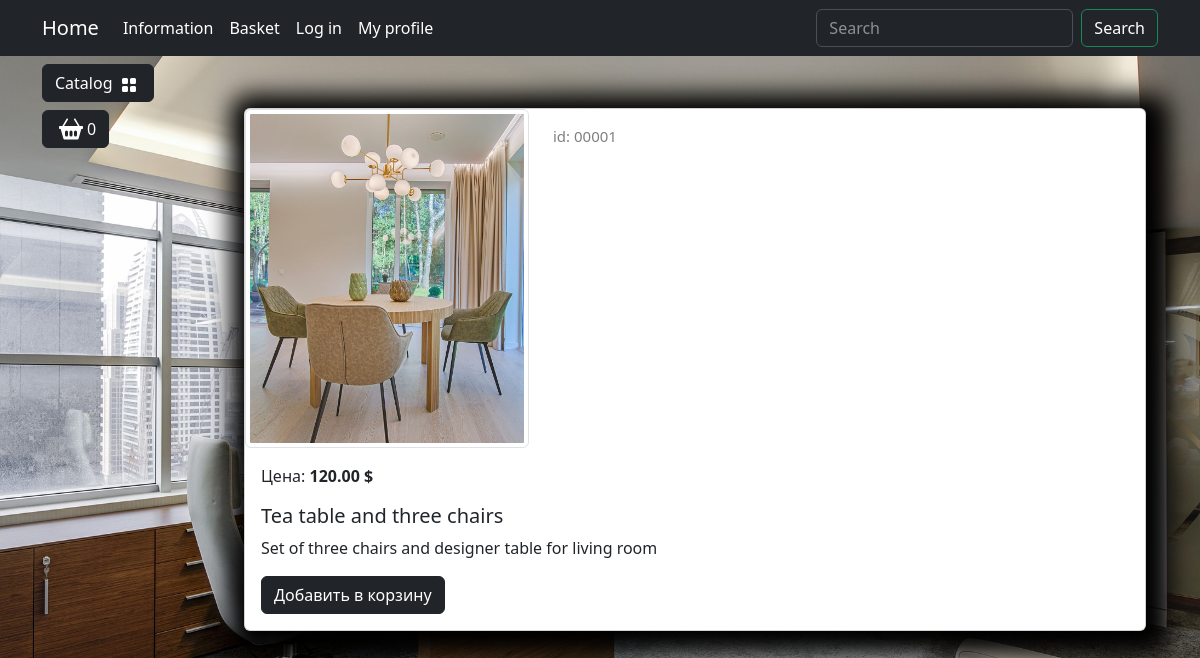
The page /catalog/product/tea-table-and-three-chairs/ on the database its author committed.
### goods/models.py (models this page shows, shortened)
class Products(models.Model):
    name = models.CharField(max_length=150, unique=True)
    slug = models.SlugField(max_length=200, unique=True, blank=True, null=True)
    description = models.TextField(blank=True, null=True)
    image = models.ImageField(upload_to='goods_images', blank=True, null=True)
    price = models.DecimalField(default=0.00,max_digits=7, decimal_places=2)
    discount = models.DecimalField(default=0.00,max_digits=4, decimal_places=2)
    quantity = models.PositiveIntegerField(default=0)
    category = models.ForeignKey(to=Category, on_delete=models.CASCADE)
    class Meta:
        db_table = 'product'
        ordering = ('id',)
    def display_id(self):
        return  f'{self.id:05}'
    def sell_price(self):
        if self.discount:
            return round(self.price - self.price * self.discount/100, 2)
        return self.price

### goods/views.py (the view)
# urls.py: path('product/<slug:product_slug>/', views.product, name='product'),
def product(request, product_slug) -> HttpResponse:
    product = Products.objects.get(slug=product_slug)
    context = {
        'product': product
    }
    return render(request, 'goods/product.html', context=context)

### goods/templatetags/goods_tags.py (called while the page is built)
@register.simple_tag()
def tag_categories():
    return  Category.objects.all()

### goods/templates/goods/product.html (shortened to what this page needs)
{% extends "main/base.html" %}
{% load static  %}
{% block content %}
    <div class="container mt-5">
        <div class="card mb-4 custom-shadow">
            <div class="row">
                <div class="col-md-4">
                    <img src="{{ product.image.url }}"
                        class="img-thumbnail" data-bs-toggle="modal" data-bs-target="#imageModal1">
                </div>
                <div class="col-md-4 ">
                    <p class="product_id mt-3">id: {{ product.display_id }}</p>
                </div>
            </div>
            <div class="card-body">
                <p class="card-text">Цена: <strong>{{ product.sell_price }} $</strong></p>
                <h5 class="card-title">{{ product.name }}</h5>
                <p class="card-text">{{ product.description }}</p>
                <a href="#" class="btn btn-dark add-to-cart">Добавить в корзину</a>
            </div>
        </div>
        </div>
{% endblock %}

### static/deps/css/my_css.css (style rules this page uses)
body { background-image: url("../images/bg-image.jpg"); background-repeat: no-repeat; background-attachment: fixed; background-position: center center; background-size: cover; height: 100%; }
.custom-shadow { box-shadow: 5px 5px 25px 19px #000000; }
.product_id { color: gray; font-size: 15px; }

### rows shown on the page
Products: image (picture), display_id "00001", sell_price "120.00", name "Tea table and three chairs", description "Set of three chairs and designer table for living room"
